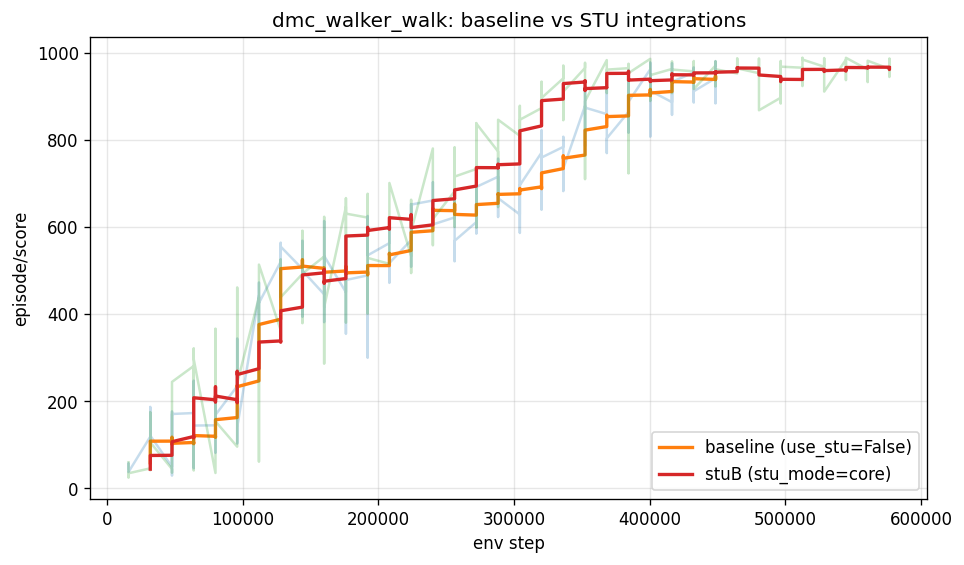

Source code (Python):
"""Quick baseline-vs-stuB comparison plot.

Usage: python /tmp/compare_runs.py [out.png]
"""
import json
import sys
from pathlib import Path

import matplotlib
matplotlib.use('Agg')
import matplotlib.pyplot as plt
import numpy as np


RUNS = {
    'baseline (use_stu=False)': '/home/ubuntu/dreamer_runs/baseline_proprio_20260411T173021/scores.jsonl',
    'stuB (stu_mode=core)':     None,  # filled in below
    'stuA (stu_mode=posthoc)':  None,
}


def latest(prefix):
    matches = sorted(Path('/home/ubuntu/dreamer_runs').glob(prefix + '*'))
    matches = [m for m in matches if m.is_dir()]
    if not matches:
        return None
    return str(matches[-1] / 'scores.jsonl')


RUNS['stuB (stu_mode=core)'] = latest('stuB_proprio_')
RUNS['stuA (stu_mode=posthoc)'] = latest('stuA_proprio_')


def load(path):
    if path is None or not Path(path).exists():
        return np.array([]), np.array([])
    xs, ys = [], []
    for line in Path(path).read_text().splitlines():
        if not line.strip():
            continue
        try:
            r = json.loads(line)
        except json.JSONDecodeError:
            continue
        if 'episode/score' in r and 'step' in r:
            xs.append(r['step'])
            ys.append(r['episode/score'])
    return np.array(xs), np.array(ys)


def smooth(ys, k=20):
    if len(ys) < k:
        return ys
    return np.convolve(ys, np.ones(k) / k, mode='valid')


fig, ax = plt.subplots(figsize=(9, 5))
for label, path in RUNS.items():
    xs, ys = load(path)
    if len(ys) == 0:
        print(f'  [skip] {label}: no scores at {path}')
        continue
    print(f'  [{label}]: {len(ys)} eps, last 50 mean = {ys[-50:].mean():.1f}, max = {ys.max():.1f}')
    ax.plot(xs, ys, alpha=0.25)
    sm = smooth(ys)
    if len(sm):
        ax.plot(xs[-len(sm):], sm, label=label, linewidth=2)

ax.set_xlabel('env step')
ax.set_ylabel('episode/score')
ax.set_title('dmc_walker_walk: baseline vs STU integrations')
ax.legend(loc='lower right')
ax.grid(True, alpha=0.3)

out = sys.argv[1] if len(sys.argv) > 1 else '/tmp/compare_runs.png'
fig.savefig(out, dpi=120, bbox_inches='tight')
print(f'wrote {out}')
